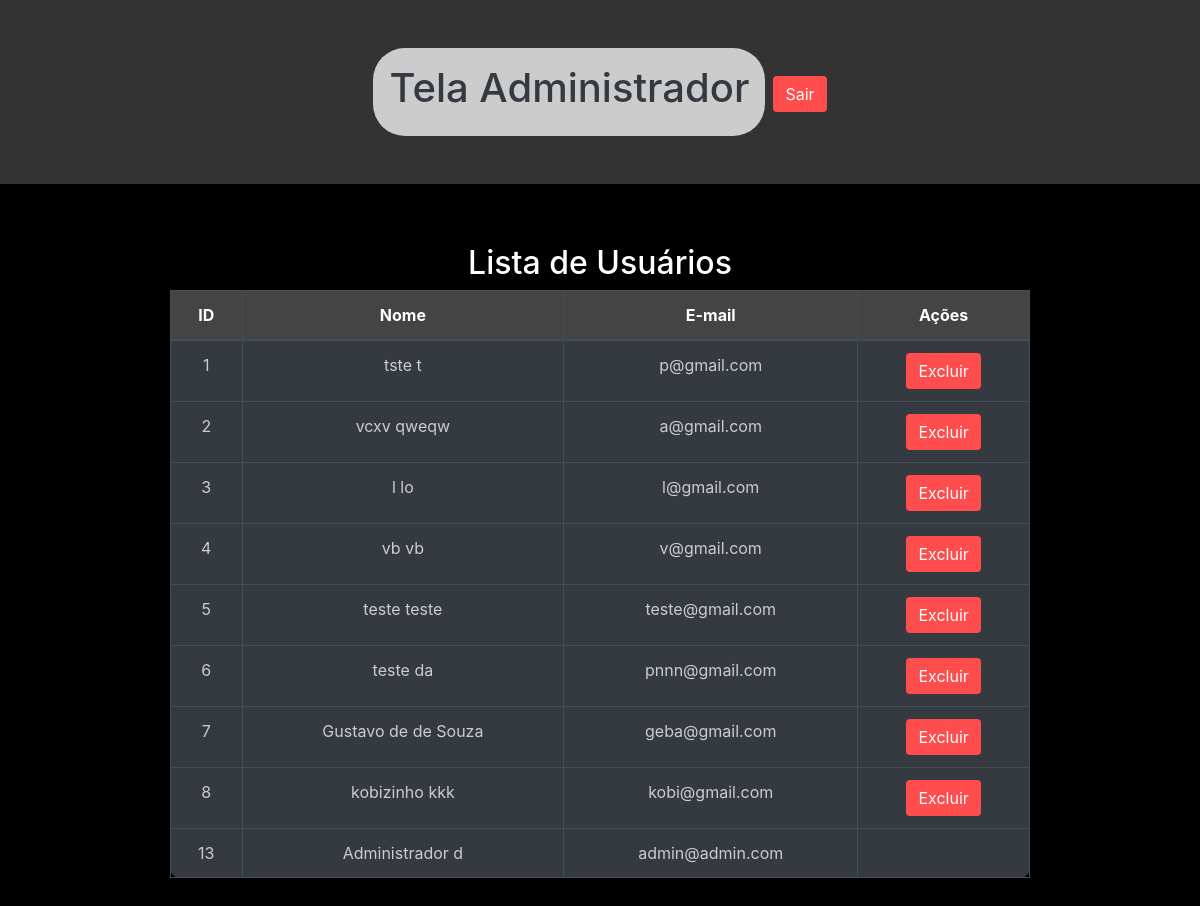
Page / (signed in) on the earlier database version.
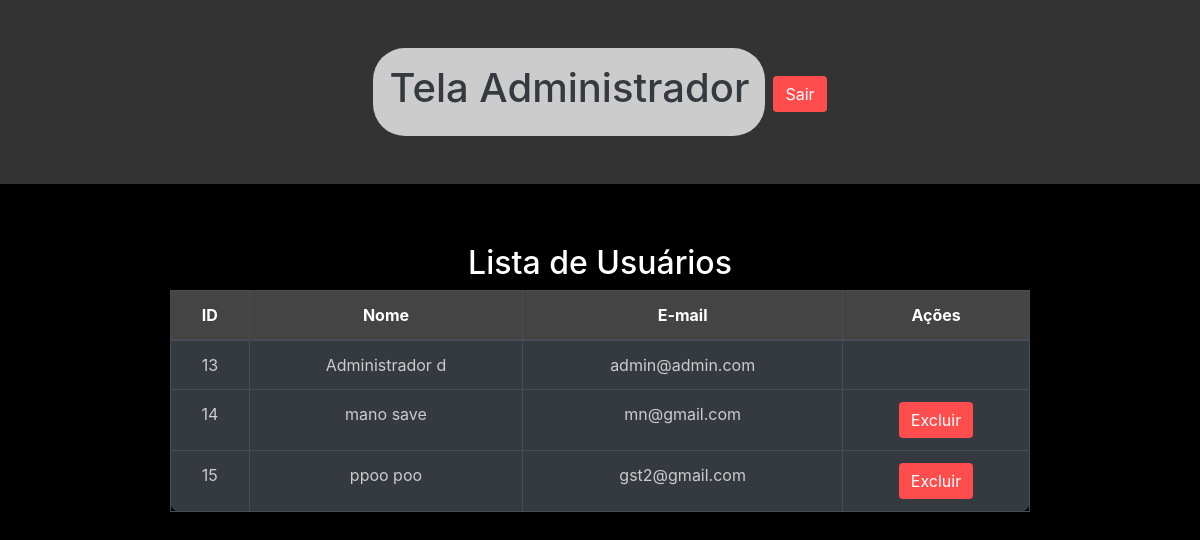
Same page on the later database version.
### network/models.py (models this page shows)
class User(db.Model, UserMixin):
    id = db.Column(db.Integer, primary_key=True)
    nome = db.Column(db.String, nullable=True)
    sobrenome = db.Column(db.String, nullable=True)
    email = db.Column(db.String, nullable=True)
    senha = db.Column(db.String, nullable=True)
    posts = db.relationship('Post', backref='user', lazy=True)
    post_comentarios = db.relationship('PostComentarios', backref='user', lazy=True)

### network/routes.py (the view, shortened to what this page needs)
@app.route('/', methods=['GET', 'POST'])
def homepage():
    if current_user.is_authenticated and current_user.nome == "Administrador":
        usuarios = User.query.all()
        return render_template('admin.html', usuarios=usuarios)

### network/models.py (called while the page is built)
@login_manager.user_loader
def load_user(user_id):
    return User.query.get(user_id)

### network/templates/admin.html (shortened to what this page needs)
<!DOCTYPE html>
<html lang="en">
<head>
    <link rel="stylesheet" href="https://stackpath.bootstrapcdn.com/bootstrap/4.5.2/css/bootstrap.min.css">
</head>
<body>
    <header>
        <div id="fundo-header">
            <h1 class="text-dark">Tela Administrador</h1>
        </div>
        <div class="margin-top-logout pl-2">
            <a href="{{ url_for('logout') }}" class="btn btn-danger">Sair</a>
        </div>
    </header>
    <div class="table-container">
        <h2>Lista de Usuários</h2>
        <table class="table table-dark table-hover table-bordered">
            <thead>
                <tr>
                    <th>ID</th>
                    <th>Nome</th>
                    <th>E-mail</th>
                    <th>Ações</th>
                </tr>
            </thead>
            <tbody>
                {% for usuario in usuarios %}
                <tr>
                    <td>{{ usuario.id }}</td>
                    <td>{{ usuario.nome }} {{ usuario.sobrenome }}</td>
                    <td>{{ usuario.email }}</td>
                    <td>
                        {% if usuario.email != 'admin@admin.com' %}
                        <form action="{{ url_for('excluir_usuario', user_id=usuario.id) }}" method="POST"
                            onsubmit="return confirm('Tem certeza que deseja excluir este usuário?');">
                            <button type="submit" class="btn btn-danger">Excluir</button>
                        </form>
                        {% endif %}
                    </td>
                </tr>
                {% else %}
                <tr>
                    <td colspan="4">Nenhum usuário encontrado.</td>
                </tr>
                {% endfor %}
            </tbody>
        </table>
    </div>
</body>
</html>

### network/templates/admin.html (style rules this page uses)
body { background-color: #000; color: #fff; }
h2 { text-align: center; margin-top: 20px; }
header { background-color: #333; padding: 3rem; display: flex; justify-content: center; }
#fundo-header { background-color: #ccc; padding: 1rem; border-radius: 2rem; }
table { background-color: #333; border-radius: 10px; }
th, td { text-align: center; padding: 12px; border-bottom: 1px solid #444; }
th { background-color: #444; color: #fff; }
td { color: #ccc; }
.btn-danger { background-color: #ff4c4c; border: none; }
.table-container { margin: 20px auto; padding: 20px; max-width: 900px; }
.margin-top-logout { margin-top: 1.75rem; }

Differences in the rows shown:
removed User: id "1", nome "tste", sobrenome "t", email "p@gmail.com"
removed User: id "2", nome "vcxv", sobrenome "qweqw", email "a@gmail.com"
removed User: id "3", nome "l", sobrenome "lo", email "l@gmail.com"
removed User: id "4", nome "vb", sobrenome "vb", email "v@gmail.com"
removed User: id "5", nome "teste", sobrenome "teste", email "teste@gmail.com"
removed User: id "6", nome "teste", sobrenome "da", email "pnnn@gmail.com"
removed User: id "7", nome "Gustavo de", sobrenome "de Souza", email "geba@gmail.com"
removed User: id "8", nome "kobizinho", sobrenome "kkk", email "kobi@gmail.com"
added User: id "14", nome "mano", sobrenome "save", email "mn@gmail.com"
added User: id "15", nome "ppoo", sobrenome "poo", email "gst2@gmail.com"
